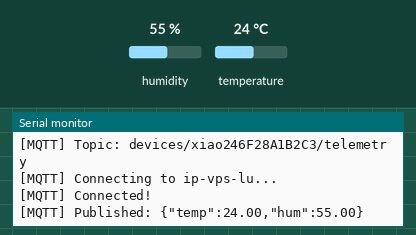
This program was run on a simulated Seeed XIAO ESP32-S3. Parts: the last lines printed to the serial monitor. The inputs (shaded band) are chosen by the test bench; at power-on: humidity 55 %, temperature 24 °C. WiFi joins after 1.5 s; servers stay silent unless stated; no MQTT or app messages arrive unless stated.

Above: at 3.7 s.
3.8 s: humidity set to 22 %
At 8.6 s:
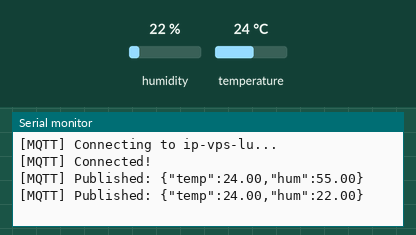
9.4 s: temperature set to 12 °C
At 13.9 s:
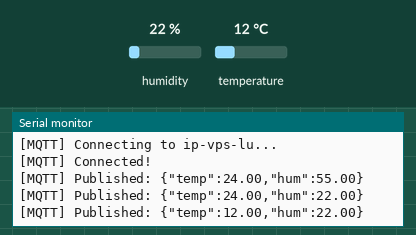
15.0 s: humidity set to 40 %
At 18.1 s:
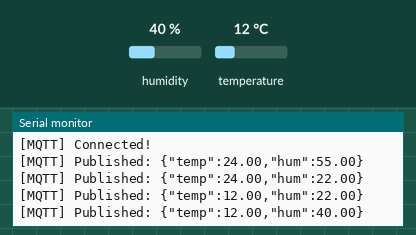
Timing chart, 0 to 19.6 s (numbered marks = the images above; inputs shaded):
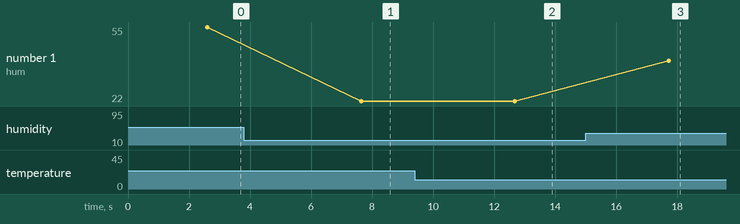

The program:

main.cpp
```cpp
#include "MQTT.h"
#include "sensor.h"
#include "wifi_manager.h"
#include <Arduino.h>
#include <WiFi.h>
#include <string>

#define AP_NAME "MyDevice"
#define MQTT_BROKER "ip-vps-lu" // CHANGE WITH VPS IP
#define MQTT_PORT 1883
#define MQTT_USER "user_emqx" // MAKE SURE MATCH EMQX CODE
#define MQTT_PASS "pass_emqx"
#define READ_INTERVAL_MS 5000

static char mqttClientId[32];

static void buildMqttClientId() {
  String mac = WiFi.macAddress();
  mac.replace(":", "");
  snprintf(mqttClientId, sizeof(mqttClientId), "xiao%s", mac.c_str());
}

void setup() {

  Serial.begin(115200); // Baud rate
  delay(1000);

  initWiFi(AP_NAME); // Initiate Wifi

  buildMqttClientId();
  initMQTT(MQTT_BROKER, MQTT_PORT, mqttClientId, MQTT_USER,
           MQTT_PASS); // Initiate MQTT

  initSensor(); // Initiate Sensor
}

void loop() {

  if (!isWiFiConnected()) {
    reconnectWiFi();
    delay(5000);
    return;
  }

  mqttLoop();

  float temperature, humidity; // declare data from sensor
  if (readSensor(temperature, humidity)) {

    publishData(temperature, humidity);
  } else {

    Serial.println("Sensor FAIL.");
  }

  delay(READ_INTERVAL_MS);
}
```

MQTT.cpp
```cpp
#include "MQTT.h"
#include <Arduino.h>
#include <PubSubClient.h>
#include <WiFi.h>

// DECLARATION
#define TOPIC_TEMPLATE "devices/%s/telemetry"

static WiFiClient wifiClient;
static PubSubClient mqttClient(wifiClient);

static const char *_broker;   // define MQTT Broker Address
static const char *_clientId; // define Client ID
static const char *_user;     // define username
static const char *_pass;     // define password
static char _topic[64];       // define topic buffer

// RECONNECT TO MQTT BROKER
static bool reconnect_mqtt() { // function to connect to MQTT Broker

  if (mqttClient.connected()) { // check if already connected to broker
    return true;
  }

  Serial.printf("[MQTT] Connecting to %s...\n", _broker); // print broker address

  bool connected = mqttClient.connect(_clientId, _user, _pass); // connect

  if (connected) { // check if connected to broker
    Serial.println("[MQTT] Connected!"); // print connected to broker
  } else {
    Serial.printf("[MQTT] Failed, rc=%d. Try again later.\n",
                  mqttClient.state()); // print connection failed
  }

  return connected; // return connected
}

// INITIATE MQTT
bool initMQTT(
    const char *broker,
    int port, // broker address, port number, client ID, username, password
    const char *clientId, const char *user, const char *pass) {

  _broker = broker;     // set broker address
  _clientId = clientId; // set client ID
  _user = user;         // set username
  _pass = pass;         // set password

  snprintf(_topic, sizeof(_topic), TOPIC_TEMPLATE,
           clientId); // define topic buffer

  mqttClient.setServer(broker, port); // set server address
  mqttClient.setKeepAlive(60);        // set keep alive

  Serial.printf("[MQTT] Topic: %s\n", _topic); // print topic

  return reconnect_mqtt(); // return connected
}

// PUBLISH TO MQTT BROKER

bool publishData(float temperature,
                 float humidity) { // function to publish data to MQTT Broker
  if (!reconnect_mqtt())
    return false; // check if connected to broker

  // Format payload JSON
  char payload[64];
  snprintf(payload, sizeof(payload), "{\"temp\":%.2f,\"hum\":%.2f}",
           temperature, humidity);

  bool ok =
      mqttClient.publish(_topic, payload, true); // publish data to MQTT Broker

  if (ok) {
    Serial.printf("[MQTT] Published: %s\n", payload);
  } else {
    Serial.println("[MQTT] Publish gagal!");
  }

  return ok;
}

void mqttLoop() { // looping for keeping MQTT Alive
  mqttClient.loop();
}
```

MQTT.h
```cpp
#pragma once

bool initMQTT(const char *broker, int port, const char *clientId,
              const char *user, const char *pass);
bool publishData(float temperature, float humidity);
void mqttLoop();
```

sensor.cpp
```cpp
#include "sensor.h"
#include "Arduino.h"
#include "Wire.h"

static Adafruit_SHT31 sht31 = Adafruit_SHT31();

bool initSensor() {
  Wire.begin();
  if (!sht31.begin(0x44)) {
    Serial.println("Error SHT31 NOT FOUND!");
    return false;
  }
  return true;
}

bool readSensor(float &temperature, float &humidity) {
  temperature = sht31.readTemperature();
  humidity = sht31.readHumidity();
  if (isnan(temperature) || isnan(humidity)) {
    Serial.println("Error reading sensor!");
    return false;
  }
  return true;
}
```

sensor.h
```cpp
#pragma once
#include <Adafruit_SHT31.h>

bool initSensor();
bool readSensor(float &temperature, float &humidity);
```

wifi_manager.cpp
```cpp
#include "wifi_manager.h"
#include "WiFiManager.h"
#include <Arduino.h>
#include <WiFi.h>


static WiFiManager wifiManager;

bool initWiFi(const char *apName, int portalTimeoutSec) { // Initialize WiFi and
                                                          // connect to network
  wifiManager.setConfigPortalTimeout(portalTimeoutSec);
  wifiManager.setConnectTimeout(30);

  if (!wifiManager.autoConnect(apName)) { // Auto connect to WiFi network
    Serial.println("[WiFi] Not Connected, restart...");
    delay(1000);
    ESP.restart();
    return false;
  }

  Serial.printf("[WiFi] Connected! IP: %s\n",
                WiFi.localIP().toString().c_str()); // Print IP Address
  return true;
}

bool isWiFiConnected() {
  return WiFi.isConnected();
} // check if wifi is connected

void reconnectWiFi() { // reconnect to wifi if cutoff
  Serial.println("[WiFi] Disconnected, reconnecting...");
  WiFi.reconnect();
}
```

wifi_manager.h
```cpp
#pragma once

bool initWiFi(const char *apName, int portalTimeoutSec = 180);
bool isWiFiConnected();
void reconnectWiFi();
```

Measured:
- after the input at 3.8 s, the serial monitor: prints a new line after 3.8 s (image 1)
- after the input at 9.4 s, the serial monitor: prints a new line after 3.3 s (image 2)
- after the input at 15.0 s, the serial monitor: prints a new line after 2.7 s (image 3)
- plotted number 1: 55 → 22 after the input at 3.8 s, 22 → 40 after the input at 15.0 s
